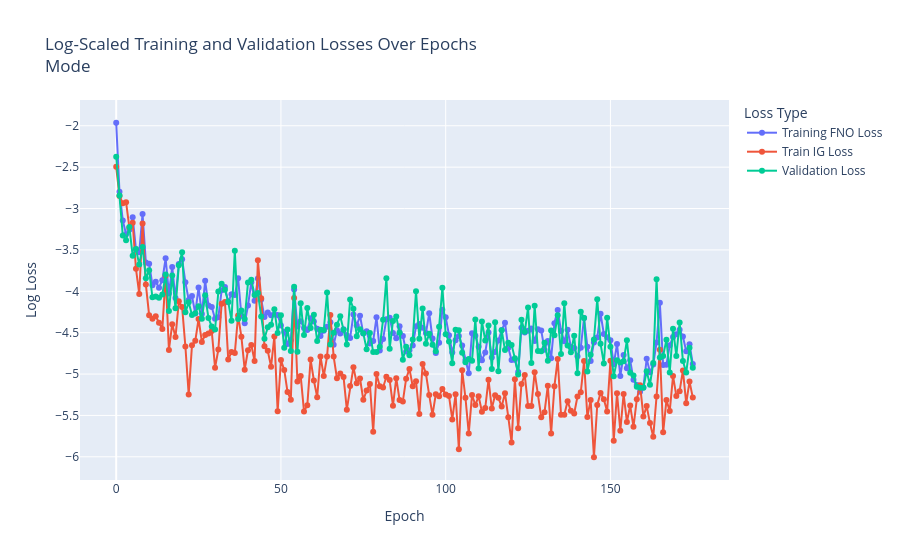

Source (notebook cell):
### Markdown cell above
# Loading trained model

### Code cell
# Set device
device = torch.device("cuda:0" if torch.cuda.is_available() else "cpu")
print(f'Device: {device}\n')

P_res = 16

# Constants
S = 64
jump_t = 2
train_size = 200

jump_timestep = 2

if jump_timestep == 2:
    total_steps = 30
else:
    total_steps = 60

T_in = 5
T_out = total_steps - T_in


eval_size = 150
enable_ig_loss = 'Enable'  # or 'Enable'    'Disable'

PATH = '../expriments/NSE_SA_multi_res/'


# Load loss file and plot
loss_file_path = PATH + f'loss_epoch/losses_data_NSE_SA_multi_res_IG_' + enable_ig_loss + f'_S_64_Tin_{T_in}_Tout_{T_out}_Samp_omega0_P_res_{P_res}_FNO_DDP_{train_size}.xlsx'
plot_log_loss(loss_file_path, 'Mode', plot_ig_loss=False)

checkpoint_path = PATH + f'saved_models/saved_model_NSE_SA_multi_res_IG_' + enable_ig_loss + f'_S_64_Tin_{T_in}_Tout_{T_out}_Samp_omega0_P_res_{P_res}_FNO_DDP_{train_size}.pth'
checkpoint = torch.load(checkpoint_path, map_location=device)

### Figure 1 — Plotly figure (JSON) as saved in the notebook; plotly's stock layout.template omitted (floating-point values rounded to 4 significant figures; data arrays with more than 128 entries replaced by an {"elided": "..."} marker saying what was removed)
{"data": [{"hovertemplate": "Loss Type=Training FNO Loss<br>Epoch=%{x}<br>Log Loss=%{y}<extra></extra>", "legendgroup": "Training FNO Loss", "line": {"color": "#636efa", "dash": "solid"}, "marker": {"symbol": "circle"}, "mode": "lines+markers", "name": "Training FNO Loss", "orientation": "v", "showlegend": true, "type": "scatter", "x": {"elided": "176 int values"}, "xaxis": "x", "y": {"elided": "176 float values"}, "yaxis": "y"}, {"hovertemplate": "Loss Type=Train IG Loss<br>Epoch=%{x}<br>Log Loss=%{y}<extra></extra>", "legendgroup": "Train IG Loss", "line": {"color": "#EF553B", "dash": "solid"}, "marker": {"symbol": "circle"}, "mode": "lines+markers", "name": "Train IG Loss", "orientation": "v", "showlegend": true, "type": "scatter", "x": {"elided": "176 int values"}, "xaxis": "x", "y": {"elided": "176 float values"}, "yaxis": "y"}, {"hovertemplate": "Loss Type=Validation Loss<br>Epoch=%{x}<br>Log Loss=%{y}<extra></extra>", "legendgroup": "Validation Loss", "line": {"color": "#00cc96", "dash": "solid"}, "marker": {"symbol": "circle"}, "mode": "lines+markers", "name": "Validation Loss", "orientation": "v", "showlegend": true, "type": "scatter", "x": {"elided": "176 int values"}, "xaxis": "x", "y": {"elided": "176 float values"}, "yaxis": "y"}], "layout": {"legend": {"title": {"text": "Loss Type"}, "tracegroupgap": 0}, "title": {"text": "Log-Scaled Training and Validation Losses Over Epochs<br>Mode"}, "xaxis": {"anchor": "y", "domain": [0, 1], "title": {"text": "Epoch"}}, "yaxis": {"anchor": "x", "domain": [0, 1], "title": {"text": "Log Loss"}}}}
